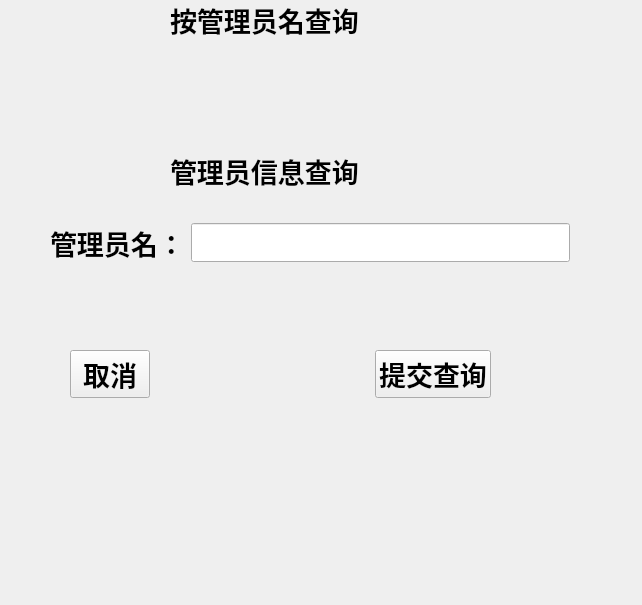
<?xml version="1.0" encoding="UTF-8"?>
<ui version="4.0">
 <class>Form</class>
 <widget class="QWidget" name="Form">
  <property name="geometry">
   <rect>
    <x>0</x>
    <y>0</y>
    <width>642</width>
    <height>605</height>
   </rect>
  </property>
  <property name="windowTitle">
   <string>Form</string>
  </property>
  <widget class="QWidget" name="layoutWidget">
   <property name="geometry">
    <rect>
     <x>50</x>
     <y>220</y>
     <width>520</width>
     <height>46</height>
    </rect>
   </property>
   <layout class="QHBoxLayout" name="horizontalLayout">
    <item>
     <widget class="QLabel" name="label_2">
      <property name="font">
       <font>
        <family>Arial</family>
        <pointsize>20</pointsize>
        <weight>75</weight>
        <bold>true</bold>
       </font>
      </property>
      <property name="text">
       <string>管理员名：</string>
      </property>
     </widget>
    </item>
    <item>
     <widget class="QLineEdit" name="lineEdit">
      <property name="font">
       <font>
        <family>Arial</family>
        <pointsize>20</pointsize>
        <weight>75</weight>
        <bold>true</bold>
       </font>
      </property>
      <property name="maxLength">
       <number>20</number>
      </property>
     </widget>
    </item>
   </layout>
  </widget>
  <widget class="QWidget" name="layoutWidget">
   <property name="geometry">
    <rect>
     <x>170</x>
     <y>0</y>
     <width>240</width>
     <height>191</height>
    </rect>
   </property>
   <layout class="QVBoxLayout" name="verticalLayout">
    <item>
     <widget class="QLabel" name="label">
      <property name="font">
       <font>
        <family>Arial</family>
        <pointsize>20</pointsize>
        <weight>75</weight>
        <bold>true</bold>
       </font>
      </property>
      <property name="text">
       <string>按管理员名查询</string>
      </property>
     </widget>
    </item>
    <item>
     <spacer name="verticalSpacer">
      <property name="orientation">
       <enum>Qt::Vertical</enum>
      </property>
      <property name="sizeHint" stdset="0">
       <size>
        <width>20</width>
        <height>40</height>
       </size>
      </property>
     </spacer>
    </item>
    <item>
     <widget class="QLabel" name="label_3">
      <property name="font">
       <font>
        <family>Arial</family>
        <pointsize>20</pointsize>
        <weight>75</weight>
        <bold>true</bold>
       </font>
      </property>
      <property name="text">
       <string>管理员信息查询</string>
      </property>
     </widget>
    </item>
   </layout>
  </widget>
  <widget class="QWidget" name="layoutWidget">
   <property name="geometry">
    <rect>
     <x>70</x>
     <y>350</y>
     <width>421</width>
     <height>49</height>
    </rect>
   </property>
   <layout class="QHBoxLayout" name="horizontalLayout_2">
    <item>
     <widget class="QPushButton" name="pushButton">
      <property name="font">
       <font>
        <family>Arial</family>
        <pointsize>20</pointsize>
        <weight>75</weight>
        <bold>true</bold>
       </font>
      </property>
      <property name="text">
       <string>取消</string>
      </property>
     </widget>
    </item>
    <item>
     <spacer name="horizontalSpacer">
      <property name="orientation">
       <enum>Qt::Horizontal</enum>
      </property>
      <property name="sizeHint" stdset="0">
       <size>
        <width>40</width>
        <height>20</height>
       </size>
      </property>
     </spacer>
    </item>
    <item>
     <widget class="QPushButton" name="pushButton_2">
      <property name="font">
       <font>
        <family>Arial</family>
        <pointsize>20</pointsize>
        <weight>75</weight>
        <bold>true</bold>
       </font>
      </property>
      <property name="text">
       <string>提交查询</string>
      </property>
     </widget>
    </item>
   </layout>
  </widget>
 </widget>
 <resources/>
 <connections/>
</ui>
